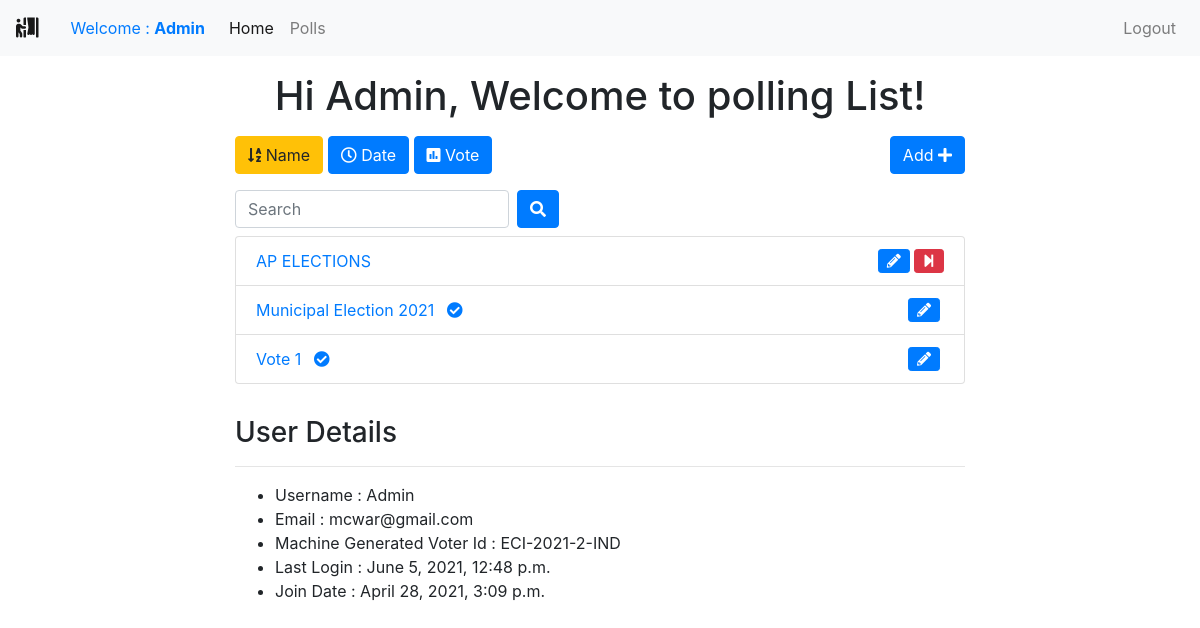
/polls/list/?name=True (signed in), run on the app's committed database.
### polls/models.py (models this page shows, shortened)
class Poll(models.Model):
    owner = models.ForeignKey(User, on_delete=models.CASCADE)
    text = models.TextField()
    pub_date = models.DateTimeField(default=timezone.now)
    active = models.BooleanField(default=True)

### polls/views.py (the view)
# urls.py: path('list/', views.polls_list, name='list'),
@login_required()
def polls_list(request):
    all_polls = Poll.objects.all()
    search_term = ''
    if 'name' in request.GET:
        all_polls = all_polls.order_by('text')
    if 'date' in request.GET:
        all_polls = all_polls.order_by('pub_date')
    if 'vote' in request.GET:
        all_polls = all_polls.annotate(Count('vote')).order_by('vote__count')
    if 'search' in request.GET:
        search_term = request.GET['search']
        all_polls = all_polls.filter(text__icontains=search_term)
    paginator = Paginator(all_polls, 6)  # Show 6 contacts per page
    page = request.GET.get('page')
    polls = paginator.get_page(page)
    get_dict_copy = request.GET.copy()
    params = get_dict_copy.pop('page', True) and get_dict_copy.urlencode()
    print(params)
    context = {
        'polls': polls,
        'params': params,
        'search_term': search_term,
    }
    return render(request, 'polls/polls_list.html', context)

### polls/templates/polls/polls_list.html (shortened to what this page needs)
{% extends 'base.html' %}
{% block content %}
<div class="container">
    <div class="row">
        <div class="col-md-8 offset-sm-2">
            <h1 class="text-center mt-3 mb-3">Hi {{user.username}}, Welcome to polling List!</h1>
            <a class="btn btn-{% if 'name' in request.GET %}warning{% else %}primary{% endif %} mb-3" href="?name=True"
                role="button"><i class="fas fa-sort-alpha-down"></i>
                Name</a>
            <a class="btn btn-{% if 'date' in request.GET %}warning{% else %}primary{% endif %} mb-3" href="?date=True"
                role="button"><i class="far fa-clock"></i> Date</a>
            <a class="btn btn-{% if 'vote' in request.GET %}warning{% else %}primary{% endif %} mb-3" href="?vote=True"
                role="button"><i class="fas fa-poll"></i> Vote</a>
            <a class="btn btn-primary mb-3 float-right" href="{% url 'polls:add' %}" role="button">Add <i class="fas fa-plus"></i></a>
            <form class="form-inline">
                <div class="form-group mr-sm-2 mb-2">
                    <input type="search" class="form-control" name="search" placeholder="Search" value={{ search_term }}>
                </div>
                <button type="submit" class="btn btn-primary mb-2"><i class="fas fa-search"></i></button>
            </form>
            <ul class="list-group">
                {% for poll in polls %}
                <li class="list-group-item"><a href="{% url 'polls:detail' poll.id %}">{{ poll.text|truncatewords:5 }}
                        {% if not poll.active%}
                        <i class="fas fa-check-circle ml-2"></i>
                        {% endif %}
                    </a>
                    {% if request.user == poll.owner %}
                    {% if poll.active %}
                    <a href="{% url 'polls:end_poll' poll.id %}" data-toggle="tooltip" data-placement="top" title="End Poll"
                        onclick="return confirm('Are you sure ?')"><i class="fas fa-step-forward float-right btn btn-danger btn-sm"></i></a>
                    {% endif %}
                    <a href="{% url 'polls:edit' poll.id %}" class="mr-3" data-toggle="tooltip" data-placement="top"
                        title="Edit Poll"><i class="fas fa-pencil-alt float-right btn btn-primary btn-sm mr-1"></i></a>
                    {% endif %}
                </li>
                {% endfor %}
            </ul>
            <h3>User Details</h3>
            <hr>
            <ul>
                <li>Username : {{user.username}}</li>
                <li>Email : {{user.email}}</li>
                <li>Machine Generated Voter Id : ECI-2021-{{user.id}}-IND</li>
                <li>Last Login : {{user.last_login}}</li>
                <li>Join Date : {{user.date_joined}}</li>
            </ul>
        </div>
    </div>
</div>
{% endblock content %}

### templates/includes/navbar.html (shortened to what this page needs)
<nav class="navbar navbar-expand-sm navbar-light bg-light">
    <a class="navbar-brand" href=""><i class="fas fa-person-booth"></i><a class="nav-link" href="#">Welcome : <b>{{user.username}}</b></a></a>
    <div class="collapse navbar-collapse" id="collapsibleNavId">
        <ul class="navbar-nav mr-auto mt-2 mt-lg-0">
            <li class="nav-item active">
                <a class="nav-link" href="{% url 'home' %}">Home <span class="sr-only">(current)</span></a>
            </li>
            <li class="nav-item">
                <a class="nav-link" href="{% url 'polls:list' %}">Polls</a>
            </li>
        </ul>
        <div class="navbar-nav ml-auto">
            {% if request.user.is_authenticated %}
            <a class="nav-link" href="{% url 'accounts:logout' %}">Logout</a>
            {% else %}
            <a class="nav-link" href="{% url 'accounts:login' %}">Login</a>
            <a class="nav-link" href="{% url 'accounts:register' %}">Register</a>
            {% endif %}
        </div>
    </div>
</nav>

### data on the page
Poll: text "AP ELECTIONS", active True (drawn)
Poll: text "Municipal Election 2021", active False (drawn)
Poll: text "Vote 1", active False (drawn)

### other printed values
{{ user.username }} "Admin"
{{ user.email }} "mcwar@gmail.com"
{{ user.id }} "2"
{{ user.last_login }} "June 5, 2021, 12:48 p.m."
{{ user.date_joined }} "April 28, 2021, 3:09 p.m."
